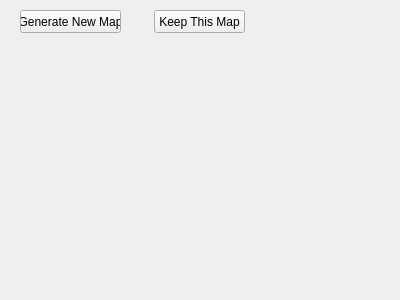
<?xml version="1.0" encoding="UTF-8"?>
<ui version="4.0">
 <class>MapOptions</class>
 <widget class="QWidget" name="MapOptions">
  <property name="geometry">
   <rect>
    <x>0</x>
    <y>0</y>
    <width>400</width>
    <height>300</height>
   </rect>
  </property>
  <property name="windowTitle">
   <string>Form</string>
  </property>
  <widget class="QPushButton" name="newMap">
   <property name="geometry">
    <rect>
     <x>20</x>
     <y>10</y>
     <width>101</width>
     <height>23</height>
    </rect>
   </property>
   <property name="text">
    <string>Generate New Map</string>
   </property>
  </widget>
  <widget class="QPushButton" name="keepButton">
   <property name="geometry">
    <rect>
     <x>154</x>
     <y>10</y>
     <width>91</width>
     <height>23</height>
    </rect>
   </property>
   <property name="text">
    <string>Keep This Map</string>
   </property>
  </widget>
 </widget>
 <resources/>
 <connections/>
</ui>
